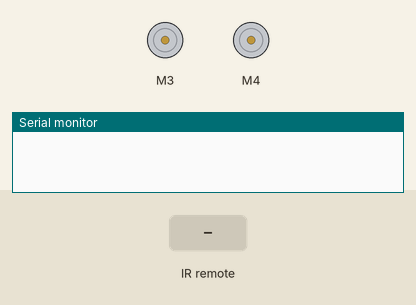
The sketch below on a simulated Arduino Uno, built with avr-gcc and run on an emulated ATmega328P. Parts: 2 × DC motor (green arrow = forward, orange = backward, longer = faster), the last lines printed to the serial monitor. The test bench sets the inputs (shaded band).

Above: at 1.2 s.
1.3 s: infrared code 0xE0E006F9 received
At 2.5 s:
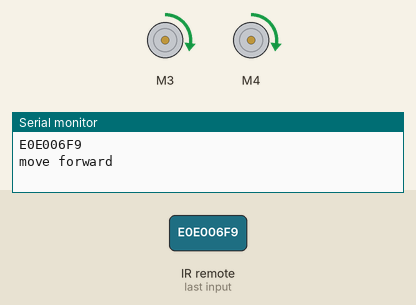
2.8 s: infrared code 0xE0E08679 received
At 3.9 s:
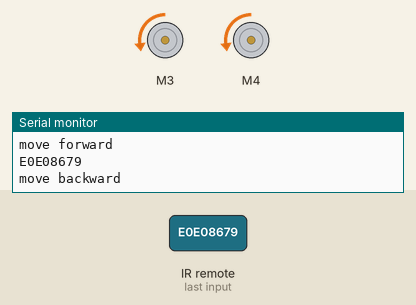
4.3 s: infrared code 0xE0E046B9 received
At 5.0 s:
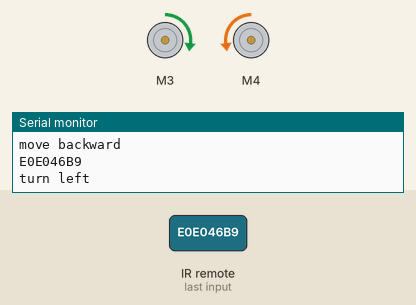
5.8 s: infrared code 0xE0E0A659 received
At 6.1 s:
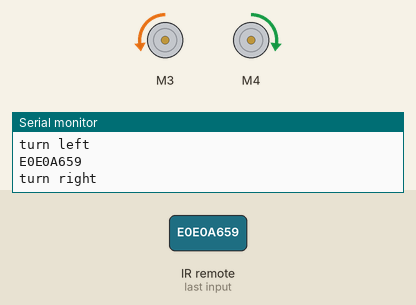
7.3 s: infrared code 0xE0E0E01F received
At 8.5 s:
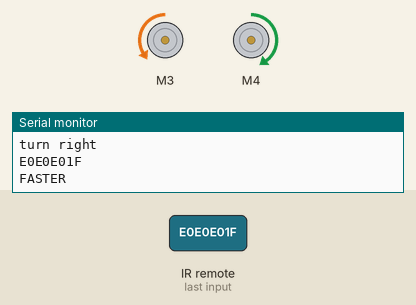
8.8 s: infrared code 0xE0E0D02F received
At 9.6 s:
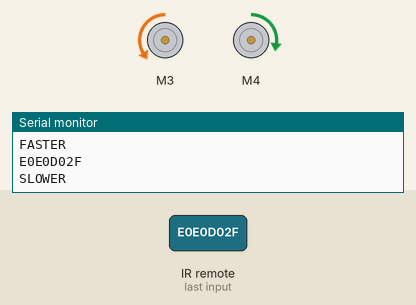
Timing chart, 0 to 11.3 s (numbered marks = the images above; inputs shaded):
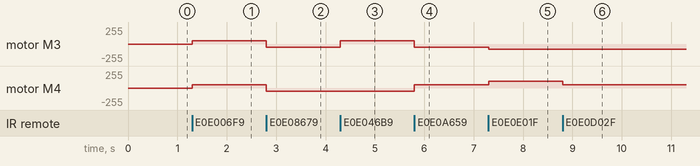

The sketch:

carTank.ino
```cpp
// Use an old TV remote to control
// a vehicle remotely using an IR sensor

// The IR decoder file (seperate to this file)
// will tell you which codes the buttons on
// your remote produce. Replace the areas commented
// in the code below with your codes.

// Make sure to put the 0x in front of your code!

// by woosa for 2017 STEAM students

#include <IRremote.h>
#include <AFMotor.h>

int RECV_PIN = 2;
IRrecv irrecv(RECV_PIN);
decode_results results;

int go = 50;

AF_DCMotor motorLEFT(4); /* motor is connected to
                            number 4 on motor shield */
AF_DCMotor motorRIGHT(3);

void setup() {
 Serial.begin(9600); /* set up Serial library at 9600 bps */
 irrecv.enableIRIn(); /* Start the receiver */

 /* tell motors what speed to start when the first button is pushed */

 motorRIGHT.setSpeed(go); /* motors won't work below 50 very well */
 motorRIGHT.run(RELEASE);  /* tells the motor to wait for user */
 motorLEFT.setSpeed(go);
 motorLEFT.run(RELEASE);
}

void loop() {

  if (irrecv.decode(&results)) {
    Serial.println(results.value, HEX);
    irrecv.resume(); // Receive the next value

    // replace the E0E006F9 with the
    // code for FORWARD on your remote

    // MAKE SURE TO HAVE 0x at the
    // start of your remote codes

    if (results.value==0xE0E006F9){ // move forward

      motorRIGHT.run(FORWARD);
      motorLEFT.run(FORWARD);

      Serial.print("move forward \n");

    }

    // replace the E0E08679 with the
    // code for BACKWARD on your remote

    if (results.value==0xE0E08679){ // move backward

      motorRIGHT.run(BACKWARD);
      motorLEFT.run(BACKWARD);

      Serial.print("move backward \n");

    }

    // replace the E0E046B9 with the
    // code for LEFT on your remote

    if (results.value==0xE0E046B9) { // turn left

      motorRIGHT.run(FORWARD);
      motorLEFT.run(BACKWARD);

      Serial.print("turn left \n");

    }

    // replace the E0E0A659 with the
    // code for RIGHT on your remote

    if (results.value==0xE0E0A659) { // trun right

      motorRIGHT.run(BACKWARD);
      motorLEFT.run(FORWARD);

      Serial.print("turn right \n");

    }

    // replace the E0E0629D with the
    // code for STOP on your remote

    if (results.value==0xE0E0629D) { // stop

      motorRIGHT.run(RELEASE);
      motorLEFT.run(RELEASE);

      Serial.print("stop \n");
      int go = 50;
    }

    // replace the E0E0D02F with the
    // code for SLOWER on your remote

      if ((results.value==0xE0E0D02F) && (go >= 100)) { // slower

      motorRIGHT.setSpeed(go -= 25);
      motorLEFT.setSpeed(go -= 25);

      Serial.print("SLOWER \n");

    }

    // replace the E0E0E01F with the
    // code for FASTER on your remote

    if ((results.value==0xE0E0E01F) && (go <= 255)) { // faster

      motorRIGHT.setSpeed(go += 25);
      motorLEFT.setSpeed(go += 25);

      Serial.print("FASTER \n");

    }
  }
}
```

Measured:
- after the input at 1.3 s, motor M3, motor M4: stopped → forward 50/255 at once
- after the input at 2.8 s, motor M3, motor M4: forward 50/255 → backward 50/255 at once
- after the input at 4.3 s, motor M3: backward 50/255 → forward 50/255 at once
- after the input at 5.8 s, motor M3: forward 50/255 → backward 50/255 at once; motor M4: backward 50/255 → forward 50/255 at once
- after the input at 7.3 s, motor M3: backward 50/255 → backward 75/255 at once; motor M4: forward 50/255 → forward 100/255 at once
- after the input at 8.8 s, motor M4: forward 100/255 → forward 50/255 at once
